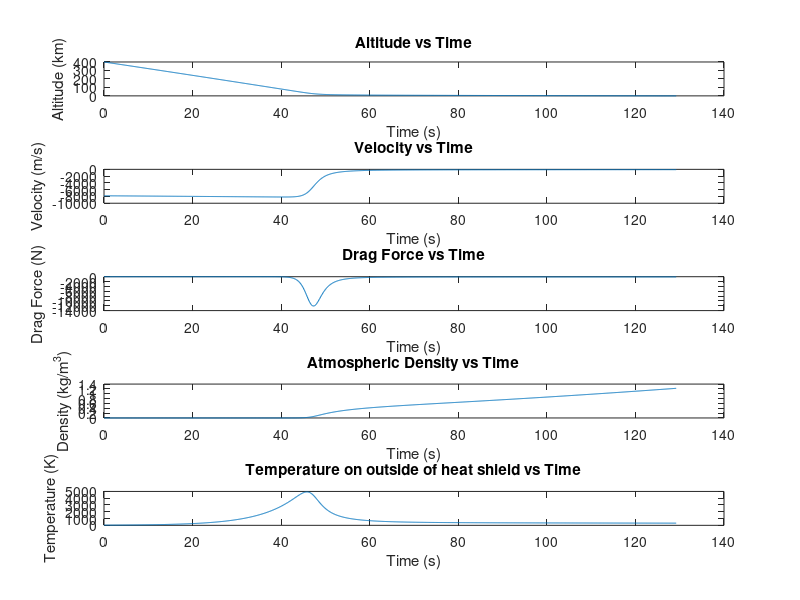

Here is the MATLAB script that generated this plot:
% Reentry Simulation of a Spherical Object - addition of heat flux
%Hemisphere approximation, trajectory simplified - get data from Cam, air density modeled
%using exponential, Cd constant

% Constants
R_earth = 6371e3;           % Radius of the Earth (m)
g0 = 9.81;                  % Surface gravitational acceleration (m/s^2)
H = 8500;                   % Scale height of the atmosphere (m)
rho0 = 1.225;               % Atmospheric density at sea level (kg/m^3)
Cd = 0.5;                   % Drag coefficient (dimensionless, spherical assumption)
r = 0.1;                    % Radius of the sphere (m)
A = pi * r^2;               % Cross-sectional area (m^2)
m = 8;                      % Mass of the object (kg)
K = 1.7415e-4;              % Heat transfer coefficient
emi = 0.8;                  % Emissivity - only a guess
sigma = 5.67e-8;            % Boltzman constant

% IC
altitude = 400e3;           % Initial altitude (m)
velocity = -7800;           % Initial velocity (m/s) 
time_step = 0.1;            % Time step (s)
end_time = 500;              % Simulation duration (s)

% Initialise Variables
t = 0:time_step:end_time;   % Time vector
h = zeros(size(t));         % Altitude (m)
v = zeros(size(t));         % Velocity (m/s)
a = zeros(size(t));         % Acceleration (m/s^2)
drag_force = zeros(size(t));% Drag force (N)
density = zeros(size(t));   % Atmospheric density (kg/m^3)
qw = zeros(size(t));        % Heat flux due to convection
temperature = zeros(size(t)); %temperature in kelvin

h(1) = altitude;
v(1) = velocity;

% Simulation 
for i = 1:length(t)-1
    % Atmospheric density at current altitude
    rho = rho0 * exp(-h(i)/H);
    density(i) = rho;  

    %Convective heat flux - Graves Sutton
    qw(i) = K*(rho/r)^0.5*abs(v(i))^3;

    %Temperature based on heat flux balence - Stefan Boltzman
    temperature(i) = (qw(i)/(emi*sigma))^0.25;
    
    % Gravitational acceleration at current altitude
    g = g0 * (R_earth / (R_earth + h(i)))^2;
    
    % Drag force
    Fd = 0.5 * rho * v(i)^2 * Cd * A * sign(v(i)); 
    drag_force(i) = Fd;
    
    % Net acceleration
    a(i) = -Fd/m - g;
    
    % Update velocity
    v(i+1) = v(i) + a(i) * time_step;
    
    % Update altitude
    h(i+1) = h(i) + v(i) * time_step; 

    % Stop 
    if h(i+1) <= 0
        h(i+1:end) = 0;
        v(i+1:end) = 0;
        density(i+1:end) = 0;
        break;
    end
end


t = t(1:i);
h = h(1:i);
v = v(1:i);
a = a(1:i);
drag_force = drag_force(1:i);
density = density(1:i);
temperature = temperature(1:i);


figure;

subplot(5,1,1);
plot(t, h/1e3);
xlabel('Time (s)');
ylabel('Altitude (km)');
title('Altitude vs Time');

subplot(5,1,2);
plot(t, v);
xlabel('Time (s)');
ylabel('Velocity (m/s)');
title('Velocity vs Time');

subplot(5,1,3);
plot(t, drag_force);
xlabel('Time (s)');
ylabel('Drag Force (N)');
title('Drag Force vs Time');

subplot(5,1,4);
plot(t, density);
xlabel('Time (s)');
ylabel('Density (kg/m^3)');
title('Atmospheric Density vs Time');

subplot(5,1,5);
plot(t, temperature);
xlabel('Time (s)');
ylabel('Temperature (K)');
title('Temperature on outside of heat shield vs Time');